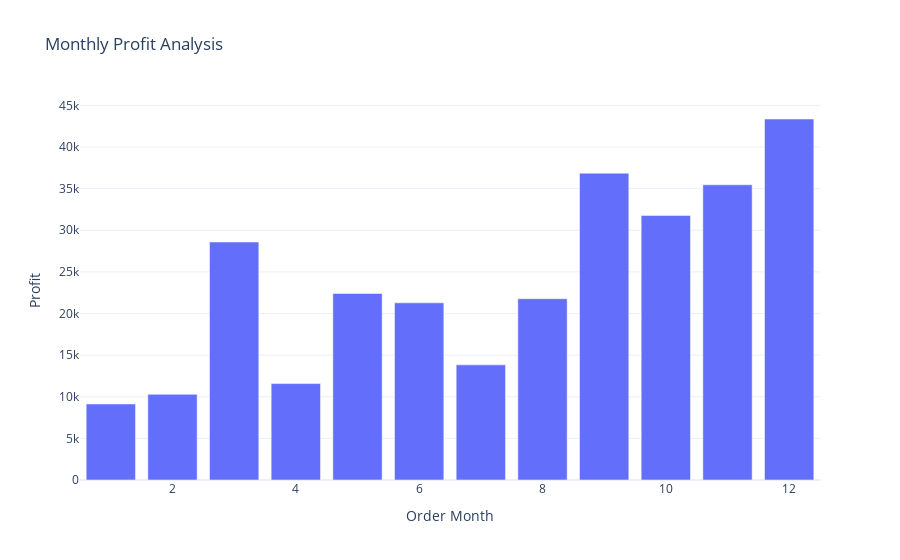

The cell this chart's notebook holds for it:
### Code cell
fig=px.bar(profit_by_month, x='Order Month',y='Profit',title="Monthly Profit Analysis")
fig.show()

### Figure 1 — Plotly figure (JSON) as saved in the notebook; plotly's stock layout.template omitted (floating-point values rounded to 4 significant figures)
{"data": [{"alignmentgroup": "True", "hovertemplate": "Order Month=%{x}<br>Profit=%{y}<extra></extra>", "legendgroup": "", "marker": {"color": "#636efa", "pattern": {"shape": ""}}, "name": "", "offsetgroup": "", "orientation": "v", "showlegend": false, "textposition": "auto", "type": "bar", "x": [1, 2, 3, 4, 5, 6, 7, 8, 9, 10, 11, 12], "xaxis": "x", "y": [9134.0, 10290.0, 28590.0, 11590.0, 22410.0, 21290.0, 13830.0, 21780.0, 36860.0, 31780.0, 35470.0, 43370.0], "yaxis": "y"}], "layout": {"autosize": true, "barmode": "relative", "legend": {"tracegroupgap": 0}, "title": {"text": "Monthly Profit Analysis"}, "xaxis": {"anchor": "y", "autorange": true, "domain": [0, 1], "range": [0.5, 12.5], "title": {"text": "Order Month"}, "type": "linear"}, "yaxis": {"anchor": "x", "autorange": true, "domain": [0, 1], "range": [0, 45650.0], "title": {"text": "Profit"}, "type": "linear"}}}
